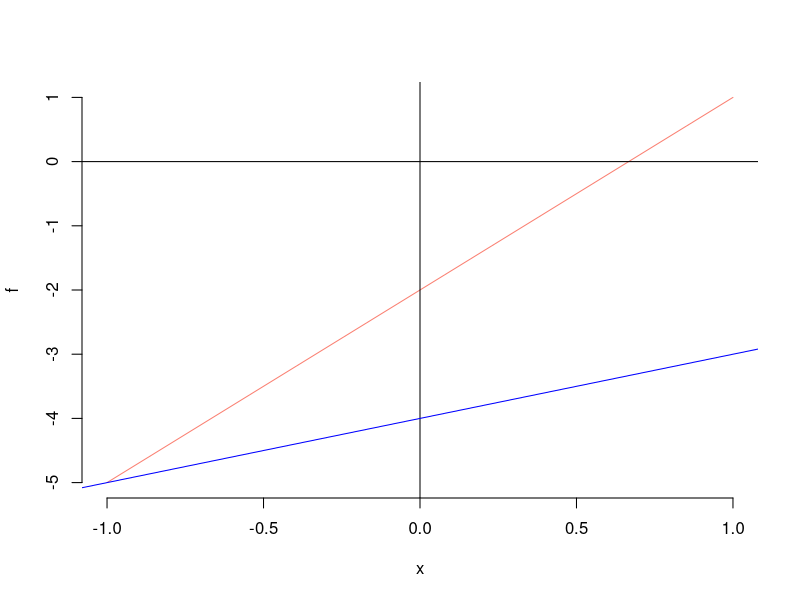
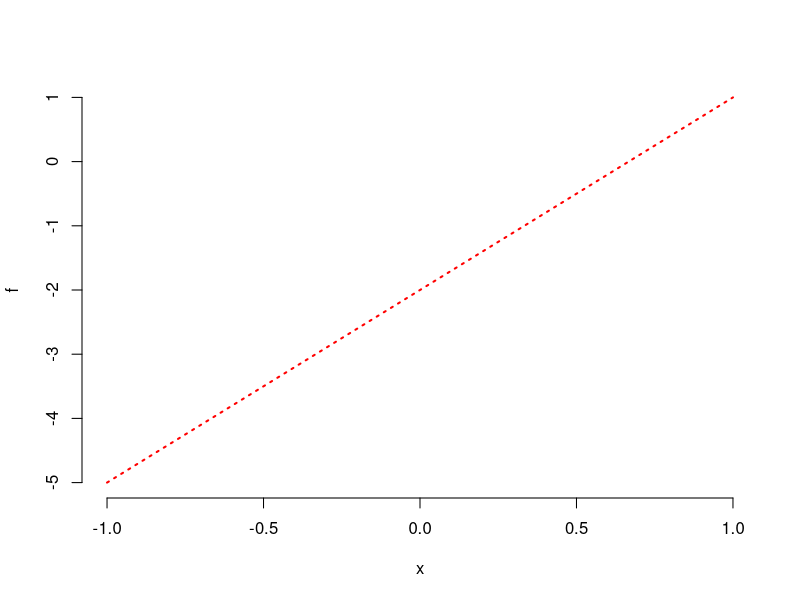
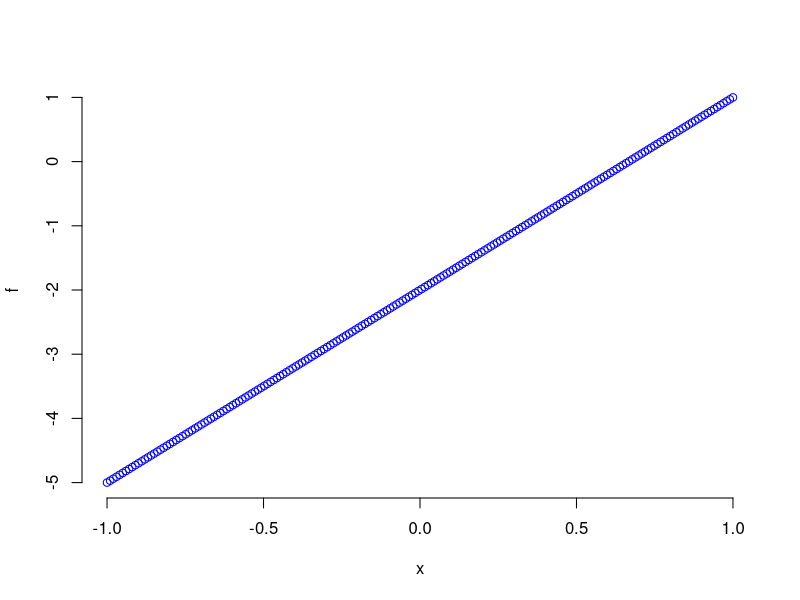
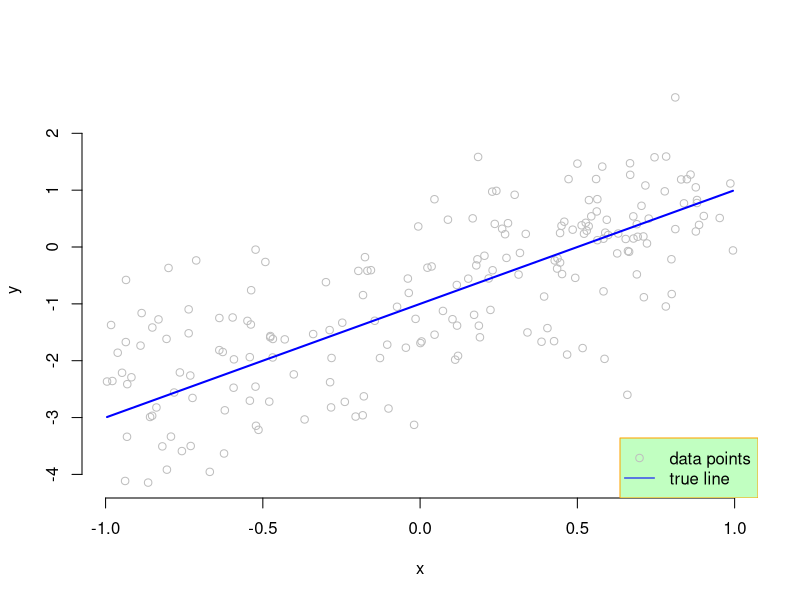
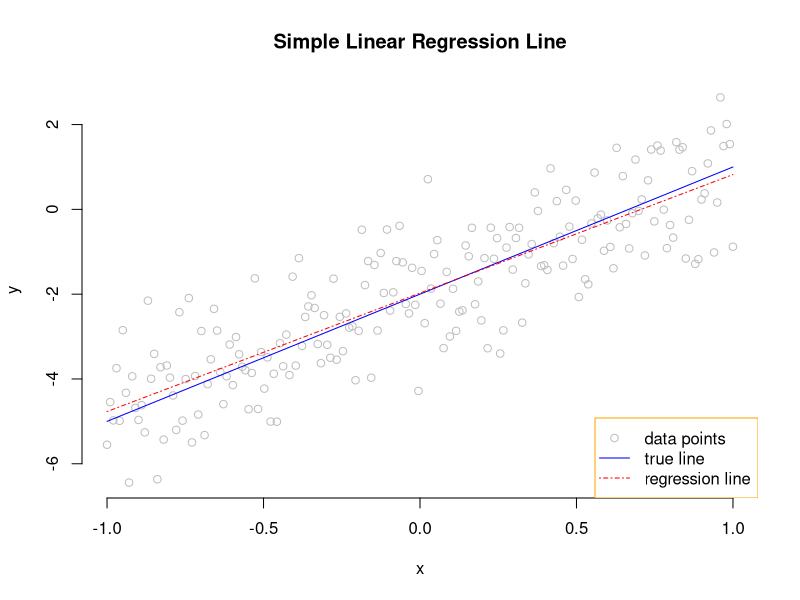

The R source for these figures, in order:
## ---- chunk 1
rm(list = ls())
n = 200
x = seq(-1, 1, length = n)
beta0 = -2
beta1 = 3
# 직선 만들기
f = beta0 + beta1 * x
plot(x, f, type = "l", bty = "n", col = "salmon")
# 수직선, 수평선 그리기, 직선 추가하기
# abline
abline(h = 0, v = 0)
abline(a = -4, b = 1, col = "blue")

# 특정 직선을 추가하는 함수
# lines
plot(x, f, type = "n", bty = "n")
lines(x, f, col ="red", lwd = 2, lty = 3)

# 점을 추가하는 함수
# points
plot(x, f, type = "n", bty = "n")
points(x, f, col = "blue", cex = 1, pch = 1)
## ---- chunk 2
rm(list = ls())
n = 200
x = runif(n, -1, 1)  # runif : 균등분포에서 난수 생성
f = -1 + 2 * x  # 직선 생성

# 직선으로부터 오차를 추가해서 만들어진 데이터 생성
error = rnorm(n)
y = f + error
plot(x, y, type = "p", bty = "n", col = "gray")
lines(x, f, col = "blue", lwd = 2)  # 중심 직선 생성
# legend
# legend 기본위치 지정 방법 2가지
# 자동 위치 지정: "topleft", "topright", "bottomleft", "bottomright"
# 수동 위치 지정: 옵션에서 x, y축의 위치원소를 지정 
# 여러 개의 legend 를 쓴다면 옵션들을 벡터의 형식으로 지정
legend("bottomright", legend = c("data points", "true line"), 
       col=c("gray", "blue"), 
       pch = c(1, NA),  # 점에 대한 옵션을 안 주고 싶을 떄 NA
       lty = c(NA, 1),  # 선에 대한 옵션
       bty = "o", box.col = "orange", bg = "darkseagreen1")
## ---- chunk 3
rm(list = ls())
n = 200
x = seq(-1, 1, length = n)
# beta0, beta1
beta0 = -2
beta1 = 3
# true line : 실제로는 모르는 값
f = beta0 + beta1 * x
y = f + rnorm(n)  # rnorm(n) 은 여기서 error에 해당한다.

plot(x, y, bty = "n", col = "gray")
lines(x, f, col = "blue")
# 아래 코드 실행해보기
# legend("bottomright", legend = c("data points", "true line"), 
       # col=c("gray", "blue"), 
       # pch = c(1, NA),  # 점에 대한 옵션을 안 주고 싶을 떄 NA
       # lty = c(NA, 1),  # 선에 대한 옵션
       # bty = "o", box.col = "orange")

# 선형회귀분석 적합 : lm() linear model의 약자
fit = lm(y ~ x)
summary(fit)

# 추정된 직선 그려보기
lines(x, fit$fitted.values, col = "red", lty = 4)

legend("bottomright",
       legend = c("data points", "true line", "regression line"), 
       col=c("gray", "blue", "red"), 
       pch = c(1, NA, NA),  # 점에 대한 옵션을 안 주고 싶을 떄 NA
       lty = c(NA, 1, 4),  # 선에 대한 옵션
       bty = "o", box.col = "orange")
title("Simple Linear Regression Line")
